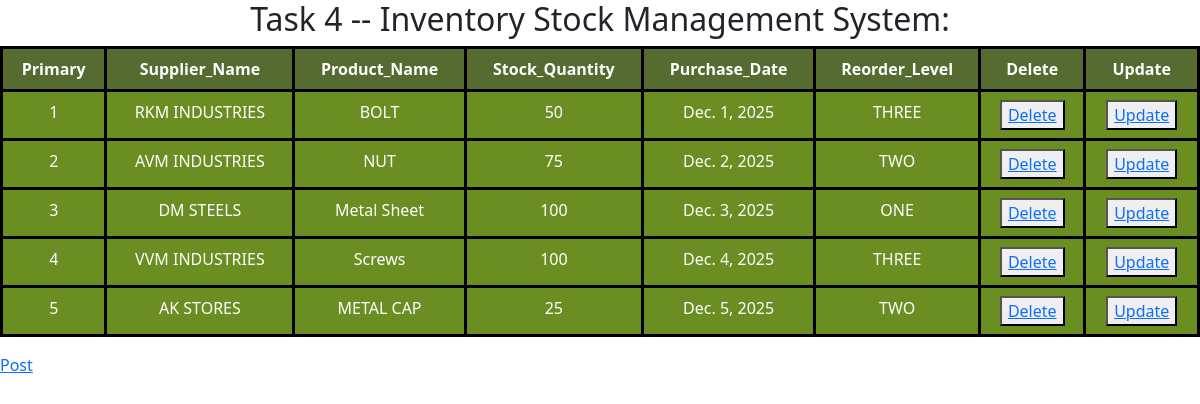
The page /inventorystockApp/getData4/ on the database its author committed.
### inventorystockApp/models.py (models this page shows, shortened)
class inventorystockdata(models.Model):
    Supplier_Name = models.CharField(max_length=100)
    Product_Name = models.CharField(max_length=100)
    Stock_Quantity = models.IntegerField()
    Purchase_Date = models.DateField()
    Reorder_Level = models.CharField(max_length=100)

### inventorystockApp/views.py (the view)
# urls.py: path('getData4/', views.getMethod, name='get4'),
def getMethod(request):
    datas = inventorystockdata.objects.all()
    return render(request, 'ExampleFour/InventoryStockTable.html', {'datas': datas})

### templates/ExampleFour/InventoryStockTable.html (shortened to what this page needs)
<!DOCTYPE html>
<html lang="en">
<head>
    <link href="https://cdn.jsdelivr.net/npm/bootstrap@5.3.8/dist/css/bootstrap.min.css" rel="stylesheet">
</head>
<body>
    <h2 style="text-align: center"> Task 4 -- Inventory Stock Management System: </h2>
    <table class="table table-border table-dark text-center custom">
        <thead>
            <tr>
                <th> Primary </th>
                <th> Supplier_Name </th>
                <th> Product_Name </th>
                <th> Stock_Quantity </th>
                <th> Purchase_Date </th>
                <th> Reorder_Level </th>
                <th> Delete </th>
                <th> Update </th>
            </tr>
        </thead>
        <tbody>
        {% for data in datas %}
        <tr>
            <td> {{data.id}} </td>
            <td> {{data.Supplier_Name}} </td>
            <td> {{data.Product_Name}} </td>
            <td> {{data.Stock_Quantity}} </td>
            <td> {{data.Purchase_Date}} </td>
            <td> {{data.Reorder_Level}} </td>
            <td><button> <a href="{% url 'delete4' data.id %}"> Delete </a></button> </td>
            <td><button> <a href="{% url 'update4' data.id %}"> Update </a></button></td>
        </tr>
        {% endfor %}
        </tbody>
    </table>
    <a href="{% url 'post4' %}"> Post </a>
</body>
</html>

### templates/ExampleFour/InventoryStockTable.html (style rules this page uses)
.custom th { background-color:darkolivegreen; border: 3px solid black; }
.custom td { background-color: olivedrab; border: 3px solid black; }

### rows shown on the page
inventorystockdata: id "1", Supplier_Name "RKM INDUSTRIES", Product_Name "BOLT", Stock_Quantity "50", Purchase_Date "Dec. 1, 2025", Reorder_Level "THREE"
inventorystockdata: id "2", Supplier_Name "AVM INDUSTRIES", Product_Name "NUT", Stock_Quantity "75", Purchase_Date "Dec. 2, 2025", Reorder_Level "TWO"
inventorystockdata: id "3", Supplier_Name "DM STEELS", Product_Name "Metal Sheet", Stock_Quantity "100", Purchase_Date "Dec. 3, 2025", Reorder_Level "ONE"
inventorystockdata: id "4", Supplier_Name "VVM INDUSTRIES", Product_Name "Screws", Stock_Quantity "100", Purchase_Date "Dec. 4, 2025", Reorder_Level "THREE"
inventorystockdata: id "5", Supplier_Name "AK STORES", Product_Name "METAL CAP", Stock_Quantity "25", Purchase_Date "Dec. 5, 2025", Reorder_Level "TWO"
